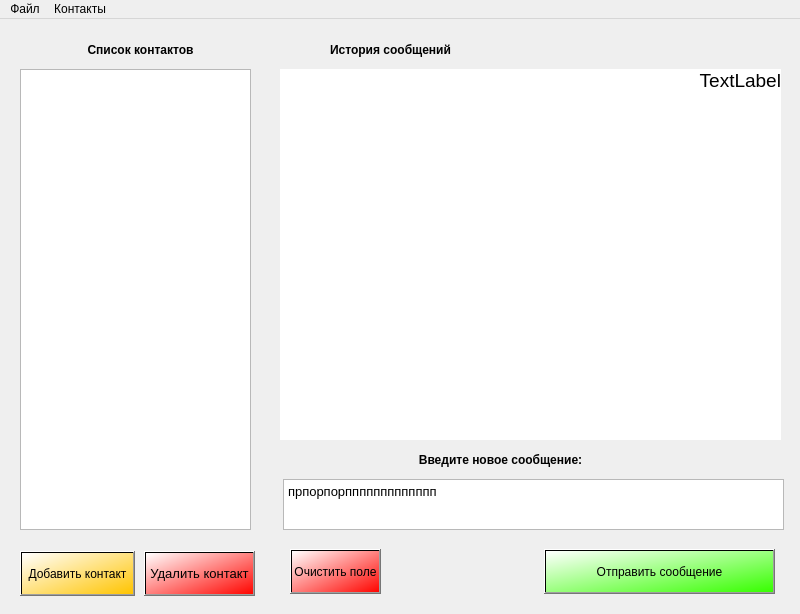
<?xml version="1.0" encoding="UTF-8"?>
<ui version="4.0">
 <class>Client_Main_Window</class>
 <widget class="QMainWindow" name="Client_Main_Window">
  <property name="geometry">
   <rect>
    <x>0</x>
    <y>0</y>
    <width>800</width>
    <height>614</height>
   </rect>
  </property>
  <property name="windowTitle">
   <string>Чат.  Клиент Мессенджер</string>
  </property>
  <property name="toolButtonStyle">
   <enum>Qt::ToolButtonTextOnly</enum>
  </property>
  <widget class="QWidget" name="centralwidget">
   <widget class="QListView" name="listView_contacts">
    <property name="geometry">
     <rect>
      <x>20</x>
      <y>50</y>
      <width>231</width>
      <height>461</height>
     </rect>
    </property>
   </widget>
   <widget class="QLabel" name="label_contacts_list">
    <property name="geometry">
     <rect>
      <x>30</x>
      <y>20</y>
      <width>221</width>
      <height>21</height>
     </rect>
    </property>
    <property name="font">
     <font>
      <weight>75</weight>
      <bold>true</bold>
     </font>
    </property>
    <property name="text">
     <string>Список контактов</string>
    </property>
    <property name="alignment">
     <set>Qt::AlignCenter</set>
    </property>
   </widget>
   <widget class="QPushButton" name="btn_Add_contact">
    <property name="geometry">
     <rect>
      <x>20</x>
      <y>532</y>
      <width>115</width>
      <height>45</height>
     </rect>
    </property>
    <property name="font">
     <font>
      <pointsize>9</pointsize>
      <weight>50</weight>
      <bold>false</bold>
     </font>
    </property>
    <property name="styleSheet">
     <string notr="true">background-color: qlineargradient(spread:pad, x1:1, y1:1, x2:0, y2:0, stop:0 rgba(255, 196, 0, 255), stop:1 rgba(255, 255, 255, 255));</string>
    </property>
    <property name="text">
     <string>Добавить контакт</string>
    </property>
   </widget>
   <widget class="QPushButton" name="btn_Delete_contact">
    <property name="geometry">
     <rect>
      <x>144</x>
      <y>532</y>
      <width>111</width>
      <height>45</height>
     </rect>
    </property>
    <property name="font">
     <font>
      <pointsize>10</pointsize>
      <weight>50</weight>
      <bold>false</bold>
     </font>
    </property>
    <property name="styleSheet">
     <string notr="true">background-color: qlineargradient(spread:pad, x1:1, y1:1, x2:0, y2:0, stop:0 rgba(255, 5, 0, 255), stop:1 rgba(255, 255, 255, 255));</string>
    </property>
    <property name="text">
     <string>Удалить контакт</string>
    </property>
   </widget>
   <widget class="QPushButton" name="btn_clear_textEdit">
    <property name="geometry">
     <rect>
      <x>290</x>
      <y>530</y>
      <width>91</width>
      <height>45</height>
     </rect>
    </property>
    <property name="styleSheet">
     <string notr="true">background-color: qlineargradient(spread:pad, x1:1, y1:1, x2:0, y2:0, stop:0 rgba(255, 5, 0, 255), stop:1 rgba(255, 255, 255, 255));</string>
    </property>
    <property name="text">
     <string>Очистить поле</string>
    </property>
   </widget>
   <widget class="QPushButton" name="btn_Send_new_message">
    <property name="geometry">
     <rect>
      <x>544</x>
      <y>530</y>
      <width>231</width>
      <height>45</height>
     </rect>
    </property>
    <property name="styleSheet">
     <string notr="true">background-color: qlineargradient(spread:pad, x1:1, y1:1, x2:0, y2:0, stop:0 rgba(55, 255, 0, 255), stop:1 rgba(255, 255, 255, 255));</string>
    </property>
    <property name="text">
     <string>Отправить сообщение</string>
    </property>
   </widget>
   <widget class="QLabel" name="text_History_message">
    <property name="geometry">
     <rect>
      <x>280</x>
      <y>50</y>
      <width>501</width>
      <height>371</height>
     </rect>
    </property>
    <property name="font">
     <font>
      <pointsize>14</pointsize>
     </font>
    </property>
    <property name="styleSheet">
     <string notr="true">background-color: rgb(255, 255, 255);</string>
    </property>
    <property name="text">
     <string>TextLabel</string>
    </property>
    <property name="alignment">
     <set>Qt::AlignRight|Qt::AlignTop|Qt::AlignTrailing</set>
    </property>
   </widget>
   <widget class="QTextEdit" name="textEdit_new_message">
    <property name="geometry">
     <rect>
      <x>283</x>
      <y>460</y>
      <width>501</width>
      <height>51</height>
     </rect>
    </property>
    <property name="font">
     <font>
      <pointsize>10</pointsize>
     </font>
    </property>
    <property name="html">
     <string>&lt;!DOCTYPE HTML PUBLIC &quot;-//W3C//DTD HTML 4.0//EN&quot; &quot;http://www.w3.org/TR/REC-html40/strict.dtd&quot;&gt;
&lt;html&gt;&lt;head&gt;&lt;meta name=&quot;qrichtext&quot; content=&quot;1&quot; /&gt;&lt;style type=&quot;text/css&quot;&gt;
p, li { white-space: pre-wrap; }
&lt;/style&gt;&lt;/head&gt;&lt;body style=&quot; font-family:'MS Shell Dlg 2'; font-size:10pt; font-weight:400; font-style:normal;&quot;&gt;
&lt;p style=&quot; margin-top:0px; margin-bottom:0px; margin-left:0px; margin-right:0px; -qt-block-indent:0; text-indent:0px;&quot;&gt;прпорпорппппппппппппп&lt;/p&gt;&lt;/body&gt;&lt;/html&gt;</string>
    </property>
   </widget>
   <widget class="QLabel" name="label_history_m">
    <property name="geometry">
     <rect>
      <x>290</x>
      <y>20</y>
      <width>201</width>
      <height>21</height>
     </rect>
    </property>
    <property name="font">
     <font>
      <weight>75</weight>
      <bold>true</bold>
     </font>
    </property>
    <property name="text">
     <string>История сообщений</string>
    </property>
    <property name="alignment">
     <set>Qt::AlignCenter</set>
    </property>
   </widget>
   <widget class="QLabel" name="label_new_message">
    <property name="geometry">
     <rect>
      <x>400</x>
      <y>430</y>
      <width>201</width>
      <height>21</height>
     </rect>
    </property>
    <property name="font">
     <font>
      <weight>75</weight>
      <bold>true</bold>
     </font>
    </property>
    <property name="text">
     <string>Введите новое сообщение:</string>
    </property>
    <property name="alignment">
     <set>Qt::AlignCenter</set>
    </property>
   </widget>
  </widget>
  <widget class="QMenuBar" name="menubar">
   <property name="geometry">
    <rect>
     <x>0</x>
     <y>0</y>
     <width>800</width>
     <height>21</height>
    </rect>
   </property>
   <widget class="QMenu" name="menu">
    <property name="title">
     <string>Файл</string>
    </property>
    <addaction name="separator"/>
    <addaction name="action_2"/>
    <addaction name="action_3"/>
   </widget>
   <widget class="QMenu" name="menu_2">
    <property name="title">
     <string>Контакты</string>
    </property>
    <addaction name="action_4"/>
   </widget>
   <addaction name="menu"/>
   <addaction name="menu_2"/>
  </widget>
  <action name="action_2">
   <property name="text">
    <string>Открыть</string>
   </property>
  </action>
  <action name="action_3">
   <property name="text">
    <string>Сохранить</string>
   </property>
  </action>
  <action name="action_4">
   <property name="text">
    <string>Добавить контакт</string>
   </property>
  </action>
 </widget>
 <resources/>
 <connections/>
</ui>
